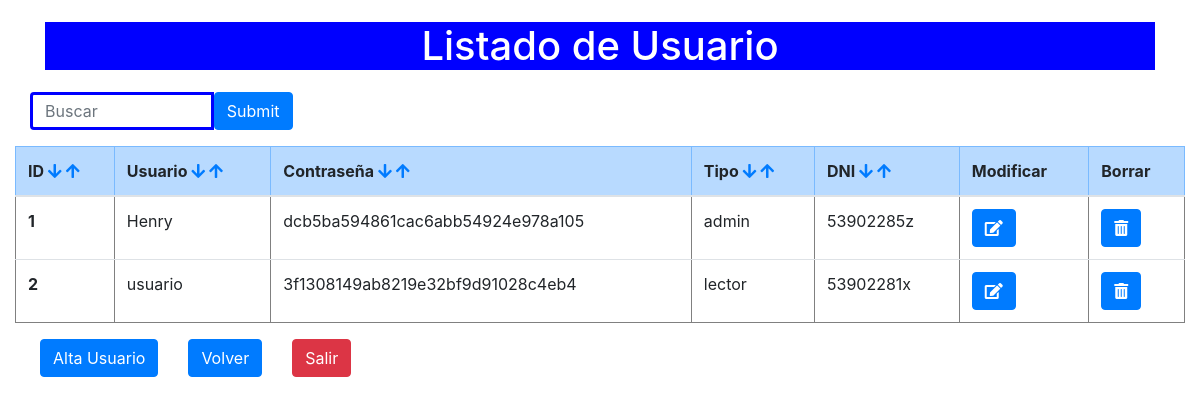
Page /listadoUsuario.php (signed in) on the committed database.
### tables this page shows
CREATE TABLE `usuario` (
  `ID` int(10) NOT NULL,
  `usu` varchar(20) DEFAULT NULL,
  `pass` varchar(50) DEFAULT NULL,
  `tipo` varchar(20) DEFAULT NULL,
  `dni` varchar(9) DEFAULT NULL
);

### listadoUsuario.php (the view, shortened to what this page needs)
<!DOCTYPE html>
<html lang="en">
<head>
    <link rel="stylesheet" href="https://maxcdn.bootstrapcdn.com/bootstrap/4.5.2/css/bootstrap.min.css">
    <link rel="stylesheet" href="https://use.fontawesome.com/releases/v5.6.3/css/all.css">
    <link rel="stylesheet" href="estilos.css">
</head>
<body>
    <div class="container">
        <div class="titulo">
            <h1>Listado de Usuario</h1>
        </div>
    </div>
    <div class="container-fluid">
        <form class="form-inline" action="listadoUsuario.php">
            <div class="col-sm-3">
                <div class="input-group mb-3">
                    <input type="text" class="form-control" aria-label="Default" aria-describedby="inputGroup-sizing-default" id="buscar" style="border:solid blue" name="buscar" placeholder="Buscar">
                    <input type="submit" id="enviarBuscar" type="button" class="btn btn-primary">
                </div>
            </div>
        </form>
        <table class="table" border="1">
            <tr class="table-primary">
                <th scope="col"> ID
                    <a href="listadoUsuario.php?order=ID&esp=desc" role="button"><i class="fa fa-arrow-down" style="font-size: 16px;"></i></a>
                    <a href="listadoUsuario.php?order=ID&esp=asc" role="button"><i class="fa fa-arrow-up" style="font-size: 16px;"></i></a>
                </th>
                <th scope="col"> Usuario
                    <a href="listadoUsuario.php?order=usu&esp=desc" role="button"><i class="fa fa-arrow-down" style="font-size: 16px;"></i></a>
                    <a href="listadoUsuario.php?order=usu&esp=asc" role="button"><i class="fa fa-arrow-up" style="font-size: 16px;"></i></a>
                </th>
                <th scope="col"> Contraseña
                    <a href="listadoUsuario.php?order=pass&esp=desc" role="button"><i class="fa fa-arrow-down" style="font-size: 16px;"></i></a>
                    <a href="listadoUsuario.php?order=pass&esp=asc" role="button"><i class="fa fa-arrow-up" style="font-size: 16px;"></i></a>
                </th>
                <th scope="col"> Tipo
                    <a href="listadoUsuario.php?order=tipo&esp=desc" role="button"><i class="fa fa-arrow-down" style="font-size: 16px;"></i></a>
                    <a href="listadoUsuario.php?order=tipo&esp=asc" role="button"><i class="fa fa-arrow-up" style="font-size: 16px;"></i></a>
                </th>
                <th scope="col"> DNI
                    <a href="listadoUsuario.php?order=dni&esp=desc" role="button"><i class="fa fa-arrow-down" style="font-size: 16px;"></i></a>
                    <a href="listadoUsuario.php?order=dni&esp=asc" role="button"><i class="fa fa-arrow-up" style="font-size: 16px;"></i></a>
                </th>
                <th scope="col"> Modificar </th>
                <th scope="col"> Borrar </th>
            </tr>
            <tbody>
                <?php
                require 'conexion.php';
                if (isset($_GET["order"]) && isset($_GET["esp"])) {
                    $sql = "SELECT ID, usu, pass, tipo, dni FROM usuario order by " . $_GET["order"] . " " . $_GET["esp"] . "";
                } elseif (isset($_GET["buscar"])) {
                    $sql = "SELECT ID, usu, pass, tipo, dni FROM usuario where usu like '%" . $_GET["buscar"] . "%' OR tipo like '%" . $_GET["buscar"] . "%'";
                } else {
                    $sql = "SELECT ID, usu, pass, tipo, dni FROM usuario ";
                }
                $result = $conn->query($sql);
                if ($result->num_rows > 0) {
                    while ($fila = $result->fetch_assoc()) {
                        echo "<tr>";
                        echo "<th scope='row'>" . $fila["ID"] . "</th>";
                        echo "<td>" . $fila["usu"] . "</td>";
                        echo "<td>" . $fila["pass"] . "</td>";
                        echo "<td>" . $fila["tipo"] . "</td>";
                        echo "<td>" . $fila["dni"] . "</td>";
                        echo "<td> <form action='modificarUsuario.php?id=" . $fila["ID"] . "'method='POST'>
                    <button type='submit' class='btn btn-primary'><i class='fas fa-edit'></i></button>
                    </form>
                </td>";
                        echo "<td> <form action='borrarUsuario.php?id=" . $fila["ID"] . "'method='POST'>
                        <button type='submit' class='btn btn-primary'><i class='fas fa-trash-alt'></i></button>
                        </form>
                    </td>";
                        echo "</tr>";
                    }
                } else {
                    echo "0 Libros";
                }
                ?>
            </tbody>
        </table>
        <div class="col-sm-6">
            <div class="form-row">
                <form class="form-inline" action="formularioAltaUsuario.php">
                    <div class="col-sm-4">
                        <div class="input-group mb-3">
                            <input type="submit" value="Alta Usuario" id="enviar" type="button" class="btn btn-primary">
                        </div>
                    </div>
                </form>
                <form class="form-inline" action="listadoLibros.php">
                    <div class="col-sm-4">
                        <div class="input-group mb-3">
                            <input type="submit" value="Volver" id="enviar" type="button" class="btn btn-primary">
                        </div>
                    </div>
                </form>
                <form class="form-inline" action="cerrarSesion.php">
                    <div class="col-sm-4">
                        <div class="input-group mb-3">
                            <input type="submit" value="Salir" id="enviar" type="button" class="btn btn-danger">
                        </div>
                    </div>
                </form>
            </div>
        </div>
    </div>
</body>
</html>

### estilos.css (style rules this page uses)
.titulo { text-align: center; background-color: blue; margin-top: 2%; margin-bottom: 2%; color: rgb(255, 255, 255); }

### rows in the picture
usuario: ID "1", usu "Henry", pass "dcb5ba594861cac6abb54924e978a105", tipo "admin", dni "53902285z"
usuario: ID "2", usu "usuario", pass "3f1308149ab8219e32bf9d91028c4eb4", tipo "lector", dni "53902281x"
